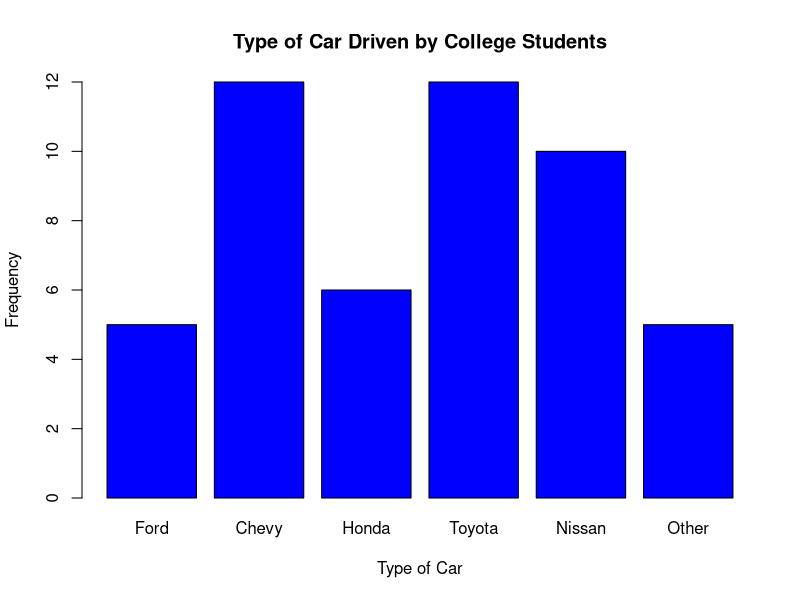

This chart was generated by the following R code:
car <-c(5, 12, 6, 12, 10, 5)
barplot(car, names.arg=c("Ford", "Chevy", "Honda", "Toyota", "Nissan", "Other"), xlab="Type of Car",
        ylab="Frequency", ylim=c(0,12), main="Type of Car Driven by College Students", col="blue")

